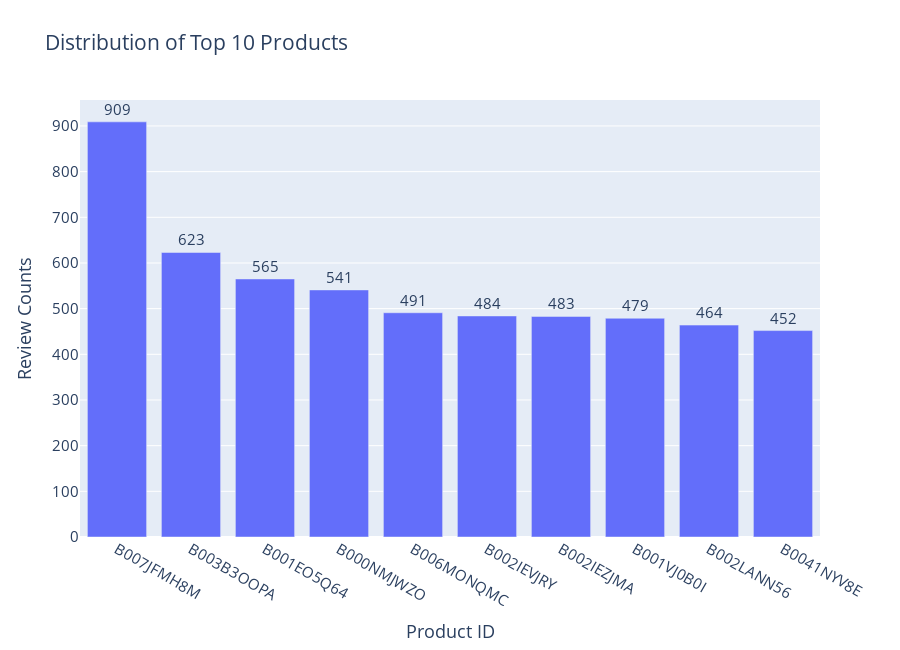

Write notebook code for a chart like this one.
### Code cell
fig = make_subplots(rows=1, cols=1)

fig.add_trace(go.Bar(y=product['ProductId'],x=product.index,name='Top 10 Product Review Counts',text = product['ProductId']),
    row=1, col=1)

fig.update_yaxes(title_text="Review Counts")
fig.update_xaxes(title_text="Product ID")
#fig.update_traces(texttemplate='%{text:.2s}', textposition='outside')
fig.update_traces(textposition='outside')
fig.update_layout(height=650, width=900, title_text="Distribution of Top 10 Products",font = dict(size = 15))

### Figure 1 — Plotly figure (JSON) as saved in the notebook; plotly's stock layout.template omitted (floating-point values rounded to 4 significant figures)
{"data": [{"name": "Top 10 Product Review Counts", "text": [909, 623, 565, 541, 491, 484, 483, 479, 464, 452], "textposition": "outside", "type": "bar", "x": ["B007JFMH8M", "B003B3OOPA", "B001EO5Q64", "B000NMJWZO", "B006MONQMC", "B002IEVJRY", "B002IEZJMA", "B001VJ0B0I", "B002LANN56", "B0041NYV8E"], "xaxis": "x", "y": [909, 623, 565, 541, 491, 484, 483, 479, 464, 452], "yaxis": "y"}], "layout": {"font": {"size": 15}, "height": 650, "title": {"text": "Distribution of Top 10 Products"}, "width": 900, "xaxis": {"anchor": "y", "domain": [0, 1], "title": {"text": "Product ID"}}, "yaxis": {"anchor": "x", "domain": [0, 1], "title": {"text": "Review Counts"}}}}
